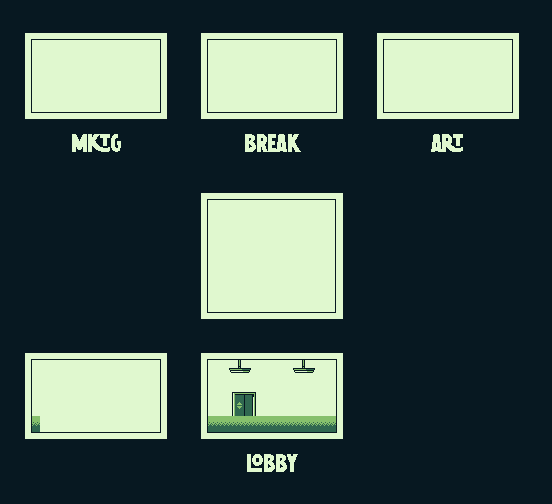

This is a level from a 2D game, rendered from its Tiled map with the project's own tilesets. A one-line summary and the map file follow, with tile-layer data summarised:
An orthogonal 69x63 tile map with 8x8 px tiles, 1 tile layer (Tile Layer 1), 2 tilesets.

<map version="1.4" tiledversion="1.4.3" orientation="orthogonal" renderorder="right-down" width="69" height="63" tilewidth="8" tileheight="8" infinite="0" nextlayerid="2" nextobjectid="1">
 <tileset firstgid="1" source="basemap.tsx" />
 <tileset firstgid="4348" source="F2_Map.tsx" />
 <layer id="1" name="Tile Layer 1" width="69" height="63">
  <data>[4347 cells, 4347 non-empty, 4307 distinct tile ids]</data>
 </layer>
</map>